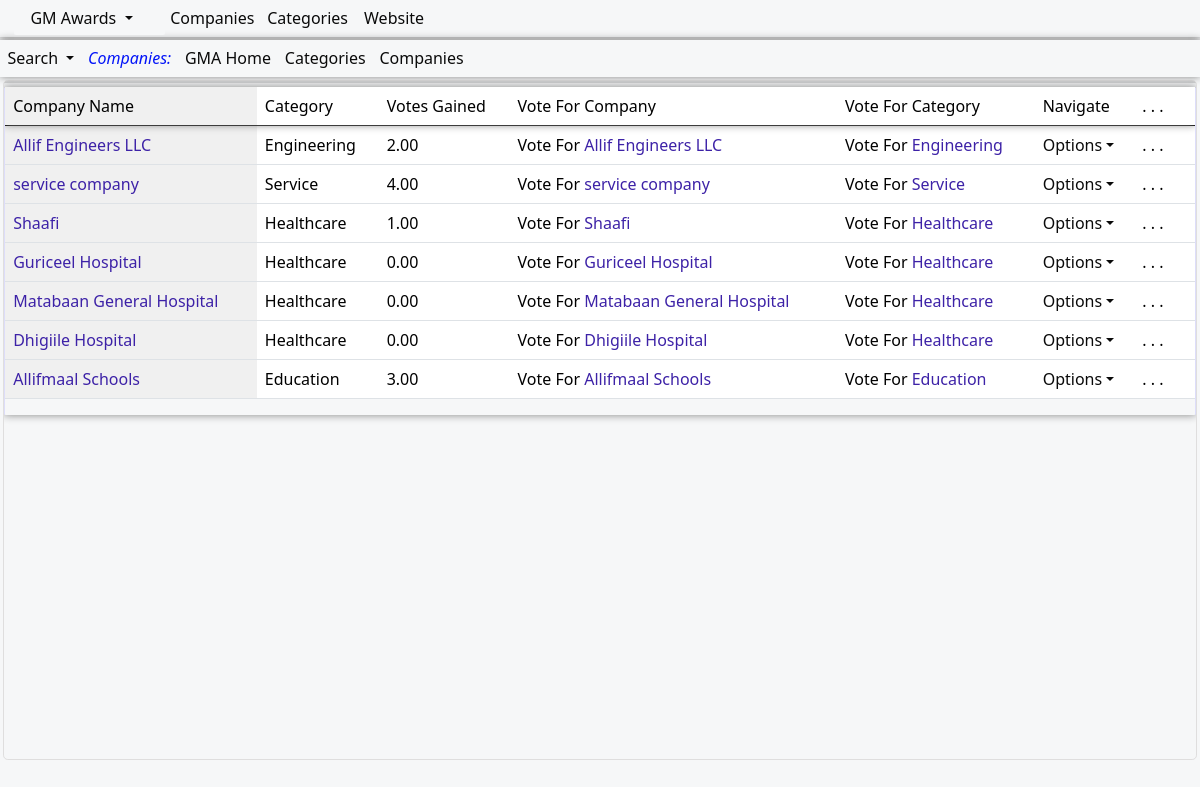
/Companies/ (signed in), run on an earlier commit of the app's database.
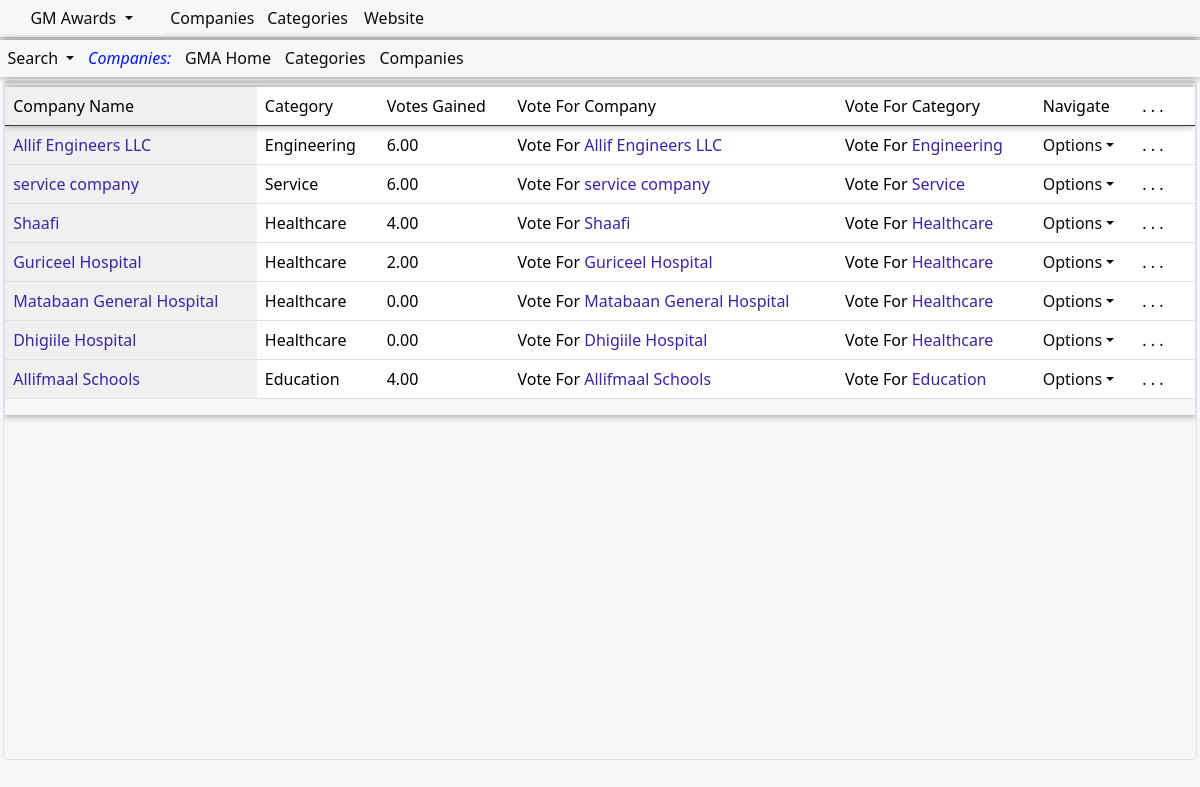
And on a later commit of the database.
### awards/models.py (models this page shows, shortened)
class CompaniesModel(models.Model):
    name= models.CharField(max_length=100,blank=False,null=True,unique=True)
    category = models.ForeignKey(CategoriesModel, on_delete=models.PROTECT, related_name='categores',null=False,blank=False)
    comments= models.CharField(null=True, blank=True, max_length=30,default="No Comments")
    date=models.DateField(blank=True,null=True,auto_now_add=True)
    votes=models.IntegerField(blank=True,null=True,default=0)
    voter= models.ManyToManyField(User,related_name='votersusers',blank=True)
    add_date = models.DateField(null=True, blank=True)

class CategoriesModel(models.Model):
    name= models.CharField(max_length=30,blank=False,null=True)
    comments= models.CharField(null=True, blank=True, max_length=30)
    date=models.DateField(blank=True,null=True,auto_now_add=True)
    voter= models.ManyToManyField(User,related_name='votercategories',blank=True)
    votes=models.IntegerField(blank=True,null=True,default=0)
    def __str__(self):
        return str(self.name)

### awards/views.py (the view)
# urls.py: path('Companies/', views.companies, name="companies"),
@login_required(login_url='loginapp:userLoginPage')
def companies(request):
    try:
        title="Companies"
        logged_user=request.user
        allifqueryset=CompaniesModel.objects.all()
        user_is_admin_owner=False
        if logged_user.user_category=="owner" or logged_user.user_category=="admin":
            user_is_admin_owner=True
        else:
            user_is_admin_owner=False
        context = {
            "title":title,
            "allifqueryset":allifqueryset,
            "logged_user":logged_user,
            "user_is_admin_owner":user_is_admin_owner,
        }
        return render(request,'awards/companies/companies.html',context)
    except Exception as ex:
        error_context={'error_message': ex,}
        return render(request,'awards/error/error.html',error_context)

### awards/templates/awards/companies/companies.html (shortened to what this page needs)
{% extends 'awards/base/uimainbase/allifmaaluibase_public.html'%}
{% load humanize %}
{% block body %}
<div class="allifmaal-main-container">
<div class="card-header">
  <div class="row mt-12" >
  <div class="col-md-12">
  <div class="container-fluid amel-content-header">
    <div class="dropdown allifmaal-content-dropdown">
      <a class="dropdown-toggle" type="button" id="dropdownMenuButton1" data-bs-toggle="dropdown" aria-expanded="false">
      Search
      </a>
    </div>
    <a class="amel-table-list-identifier">Companies:</a>
    {% if logged_user.is_superuser %}
    <a href="{% url 'awards:allifAdminHome' %}">Admin Home</a>
    {% elif logged_user.user_category == "owner" %}
    <a href="{% url 'awards:home' %}">GMA Home</a>
    {% endif %}
    <a href="{% url 'awards:categories' %}">Categories</a>
    <a href="{% url 'awards:companies' %}">Companies</a>
  </div>
    </div>
    </div>
  </div>
  <div class="allifmaincontainer">
    <div class="row mt-12">
      <div class="delete-confirmation-header">
      </div>
      <div class="col-md-12">
      <div class="allif-scroll-table">
        <div class="table-responsive allif-full-table">
        <table class="table table-layout">
          <thead>
            <tr class="allif-table-header-row">
            <td class="allif-fix-table-col">Company Name</td>
            <td>Category</td>
            {% if user_is_admin_owner == True %}
            <td>Votes Gained</td>
              {% else %}
             <td></td>
              {% endif %}
            <td>Vote For Company</td>
            <td>Vote For Category</td>
            <td>Navigate</td>
            <td> . . . </td>
            <td></td>
            </tr>
            </thead>
            <tbody class="allif-table-body">
            {% for item in allifqueryset %}
            <tr data-id="{{item.id}}">
              <td class="allif-fix-table-col"><a class="allif-table-links" href="{% url 'awards:companyDetails' item.id %}">{{item.name}}</a></td>
              <td>
                {{item.category}}
              </td>
              {% if user_is_admin_owner == True %}
              <td>{{item.votes|floatformat:2|intcomma}}</td>
                {% else %}
               <td></td>
                {% endif %}
              <td>Vote For <a class="allif-table-links" href="{% url 'awards:voteForCompany' item.id %}">{{item.name}}</a></td>
              <td>Vote For <a class="allif-table-links" href="{% url 'awards:votecategory' item.category.id %}">{{item.category}}</a></td>
            <td>
              <div class="dropdown allifmaal-content-dropdown">
                <a href="#" onclick="showDropdown(event, this)" class="dropdown-toggle dropdown-item" type="button" id="dropdownMenuButton1" data-bs-toggle="dropdown" aria-expanded="false">Options</a>
              </div>
            </td>
           <td> . . . </td>
           <td></td>
        </tr>
        {% endfor %}
          </tbody>
        </table>
        </div>
       </div>
    </div>
    </div>
</div>
</div>
  {% endblock %}

What changed in the data, as far as the page shows it:
changed CompaniesModel "Allif Engineers LLC": votes "2.00" → "6.00"
changed CompaniesModel "service company": votes "4.00" → "6.00"
changed CompaniesModel "Shaafi": votes "1.00" → "4.00"
changed CompaniesModel "Guriceel Hospital": votes "0.00" → "2.00"
changed CompaniesModel "Allifmaal Schools": votes "3.00" → "4.00"
